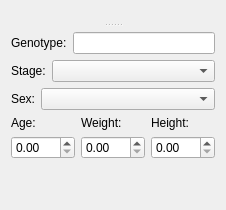
<?xml version="1.0" encoding="UTF-8"?>
<ui version="4.0">
 <class>Biometrics</class>
 <widget class="QWidget" name="Biometrics">
  <property name="geometry">
   <rect>
    <x>0</x>
    <y>0</y>
    <width>226</width>
    <height>210</height>
   </rect>
  </property>
  <property name="windowTitle">
   <string>Form</string>
  </property>
  <layout class="QGridLayout" name="gridLayout">
   <item row="0" column="0">
    <widget class="QSplitter" name="splitter">
     <property name="toolTip">
      <string>Drag to resize</string>
     </property>
     <property name="statusTip">
      <string>Drag to resize</string>
     </property>
     <property name="whatsThis">
      <string>Drag to resize</string>
     </property>
     <property name="orientation">
      <enum>Qt::Orientation::Vertical</enum>
     </property>
     <property name="handleWidth">
      <number>3</number>
     </property>
     <widget class="DataExchangeWidget" name="dataExchangeWidget" native="true">
      <property name="sizePolicy">
       <sizepolicy hsizetype="MinimumExpanding" vsizetype="Fixed">
        <horstretch>0</horstretch>
        <verstretch>1</verstretch>
       </sizepolicy>
      </property>
     </widget>
     <widget class="QWidget" name="">
      <layout class="QVBoxLayout" name="verticalLayout_4">
       <item>
        <widget class="NameDescriptionWidget" name="nameDescriptionWidget" native="true"/>
       </item>
       <item>
        <layout class="QHBoxLayout" name="horizontalLayout_6">
         <item>
          <widget class="QLabel" name="label">
           <property name="sizePolicy">
            <sizepolicy hsizetype="Minimum" vsizetype="Minimum">
             <horstretch>0</horstretch>
             <verstretch>0</verstretch>
            </sizepolicy>
           </property>
           <property name="text">
            <string>Genotype:</string>
           </property>
           <property name="buddy">
            <cstring>genotypeLineEdit</cstring>
           </property>
          </widget>
         </item>
         <item>
          <widget class="LineEdit" name="genotypeLineEdit">
           <property name="sizePolicy">
            <sizepolicy hsizetype="MinimumExpanding" vsizetype="Fixed">
             <horstretch>0</horstretch>
             <verstretch>0</verstretch>
            </sizepolicy>
           </property>
          </widget>
         </item>
        </layout>
       </item>
       <item>
        <layout class="QHBoxLayout" name="horizontalLayout">
         <item>
          <widget class="QLabel" name="label_3">
           <property name="sizePolicy">
            <sizepolicy hsizetype="Minimum" vsizetype="Minimum">
             <horstretch>0</horstretch>
             <verstretch>0</verstretch>
            </sizepolicy>
           </property>
           <property name="toolTip">
            <string>Developmental stage</string>
           </property>
           <property name="statusTip">
            <string>Developmental stage</string>
           </property>
           <property name="whatsThis">
            <string>Developmental stage</string>
           </property>
           <property name="text">
            <string>Stage:</string>
           </property>
           <property name="buddy">
            <cstring>devStageComboBox</cstring>
           </property>
          </widget>
         </item>
         <item>
          <widget class="QComboBox" name="devStageComboBox">
           <property name="sizePolicy">
            <sizepolicy hsizetype="MinimumExpanding" vsizetype="Fixed">
             <horstretch>0</horstretch>
             <verstretch>0</verstretch>
            </sizepolicy>
           </property>
           <property name="toolTip">
            <string>Developmental stage</string>
           </property>
           <property name="statusTip">
            <string>Developmental stage</string>
           </property>
           <property name="whatsThis">
            <string>Developmental stage</string>
           </property>
          </widget>
         </item>
        </layout>
       </item>
       <item>
        <layout class="QHBoxLayout" name="horizontalLayout_2">
         <item>
          <widget class="QLabel" name="label_2">
           <property name="sizePolicy">
            <sizepolicy hsizetype="Minimum" vsizetype="Minimum">
             <horstretch>0</horstretch>
             <verstretch>0</verstretch>
            </sizepolicy>
           </property>
           <property name="toolTip">
            <string>Genetic sex</string>
           </property>
           <property name="statusTip">
            <string>Genetic sex</string>
           </property>
           <property name="whatsThis">
            <string>Genetic sex</string>
           </property>
           <property name="text">
            <string>Sex:</string>
           </property>
           <property name="buddy">
            <cstring>geneticSexComboBox</cstring>
           </property>
          </widget>
         </item>
         <item>
          <widget class="QComboBox" name="geneticSexComboBox">
           <property name="sizePolicy">
            <sizepolicy hsizetype="MinimumExpanding" vsizetype="Fixed">
             <horstretch>0</horstretch>
             <verstretch>0</verstretch>
            </sizepolicy>
           </property>
           <property name="toolTip">
            <string>Genetic sex</string>
           </property>
           <property name="statusTip">
            <string>Genetic sex</string>
           </property>
           <property name="whatsThis">
            <string>Genetic sex</string>
           </property>
          </widget>
         </item>
        </layout>
       </item>
       <item>
        <layout class="QHBoxLayout" name="horizontalLayout_4">
         <item>
          <layout class="QVBoxLayout" name="verticalLayout">
           <item>
            <widget class="QLabel" name="ageLabel">
             <property name="sizePolicy">
              <sizepolicy hsizetype="Preferred" vsizetype="Fixed">
               <horstretch>0</horstretch>
               <verstretch>0</verstretch>
              </sizepolicy>
             </property>
             <property name="text">
              <string>Age:</string>
             </property>
             <property name="buddy">
              <cstring>ageSpinBox</cstring>
             </property>
            </widget>
           </item>
           <item>
            <widget class="QuantitySpinBox" name="ageSpinBox"/>
           </item>
          </layout>
         </item>
         <item>
          <layout class="QVBoxLayout" name="verticalLayout_2">
           <item>
            <widget class="QLabel" name="label_4">
             <property name="sizePolicy">
              <sizepolicy hsizetype="Preferred" vsizetype="Fixed">
               <horstretch>0</horstretch>
               <verstretch>0</verstretch>
              </sizepolicy>
             </property>
             <property name="text">
              <string>Weight:</string>
             </property>
             <property name="buddy">
              <cstring>weightSpinBox</cstring>
             </property>
            </widget>
           </item>
           <item>
            <widget class="QuantitySpinBox" name="weightSpinBox"/>
           </item>
          </layout>
         </item>
         <item>
          <layout class="QVBoxLayout" name="verticalLayout_3">
           <item>
            <widget class="QLabel" name="label_5">
             <property name="sizePolicy">
              <sizepolicy hsizetype="Preferred" vsizetype="Fixed">
               <horstretch>0</horstretch>
               <verstretch>0</verstretch>
              </sizepolicy>
             </property>
             <property name="text">
              <string>Height:</string>
             </property>
             <property name="buddy">
              <cstring>heightSpinBox</cstring>
             </property>
            </widget>
           </item>
           <item>
            <widget class="QuantitySpinBox" name="heightSpinBox"/>
           </item>
          </layout>
         </item>
        </layout>
       </item>
       <item>
        <spacer name="verticalSpacer">
         <property name="orientation">
          <enum>Qt::Orientation::Vertical</enum>
         </property>
         <property name="sizeHint" stdset="0">
          <size>
           <width>20</width>
           <height>40</height>
          </size>
         </property>
        </spacer>
       </item>
      </layout>
     </widget>
    </widget>
   </item>
  </layout>
 </widget>
 <customwidgets>
  <customwidget>
   <class>DataExchangeWidget</class>
   <extends>QWidget</extends>
   <header location="global">gui.widgets.dataclasswidgets.dataexchangewidget</header>
   <container>1</container>
  </customwidget>
  <customwidget>
   <class>NameDescriptionWidget</class>
   <extends>QWidget</extends>
   <header location="global">gui.widgets.dataclasswidgets.namedescriptionwidget</header>
   <container>1</container>
  </customwidget>
  <customwidget>
   <class>LineEdit</class>
   <extends>QLineEdit</extends>
   <header location="global">gui.widgets.small_widgets</header>
  </customwidget>
  <customwidget>
   <class>QuantitySpinBox</class>
   <extends>QDoubleSpinBox</extends>
   <header location="global">gui.widgets.small_widgets</header>
  </customwidget>
 </customwidgets>
 <resources/>
 <connections/>
</ui>
